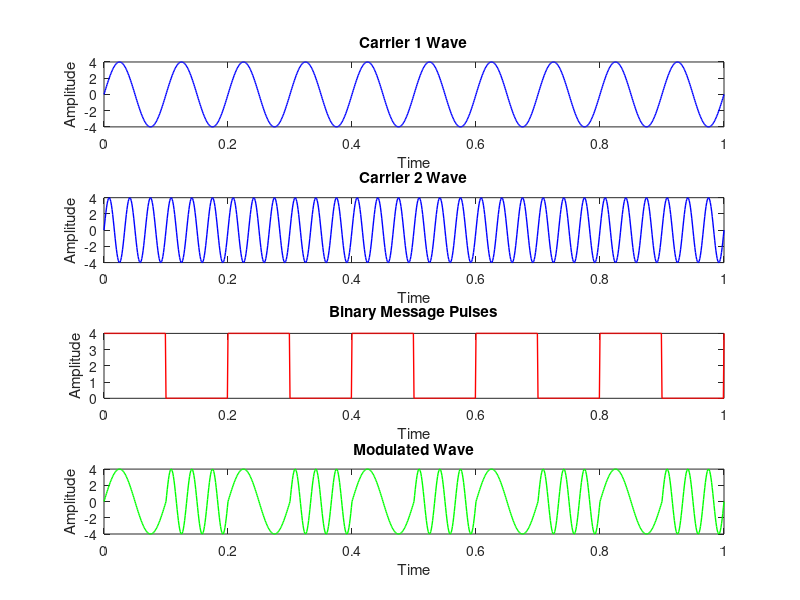

Write the MATLAB code that produced this figure.
%Frequenct Shift Keying... 
clc; 
close all; 
clear all; 
%fc1=input('Enter the freq of 1st Sine Wave carrier:'); 
%fc2=input('Enter the freq of 2nd Sine Wave carrier:'); 
%fp=input('Enter the freq of Periodic Binary pulse (Message):'); 
%amp=input('Enter the amplitude (For Both Carrier & Binary Pulse Message):'); 

fc1=10; 
fc2=30; 
fp=5; 
amp=4; 
t=0:0.001:1; % For setting the sampling interval 
% For Generating 1st Carrier Sine wave 
c1=amp.*sin(2*pi*fc1*t); 
% For Generating 2nd Carrier Sine wave 
c2=amp.*sin(2*pi*fc2*t); 
subplot(4,1,1); %For Plotting The Carrier wave 
plot(t,c1,'blue','Linewidth',1); 
xlabel('Time'); 
ylabel('Amplitude'); 
title('Carrier 1 Wave'); 
subplot(4,1,2) %For Plotting The Carrier wave 
plot(t,c2,'blue','LineWidth',1); 
xlabel('Time'); 
ylabel('Amplitude'); 
title('Carrier 2 Wave'); 
%For Generating Square wave message 
m=amp/2.*square(2*pi*fp*t)+amp/2; 
subplot(4,1,3); %For Plotting The Square Binary Pulse (Message) 
plot(t,m,'red','LineWidth',1); 
xlabel('Time'); 
ylabel('Amplitude'); 
title('Binary Message Pulses'); 
for i=0:1000 %here we are generating the modulated wave 
if m(i+1)==0 
mm(i+1)=c2(i+1); 
else 
mm(i+1)=c1(i+1); 
end 
end 
subplot(4,1,4); %For Plotting The Modulated wave 
plot(t,mm,'green','LineWidth',1); 
xlabel('Time'); 
ylabel('Amplitude'); 
title('Modulated Wave');
%input 10 30 5 4
